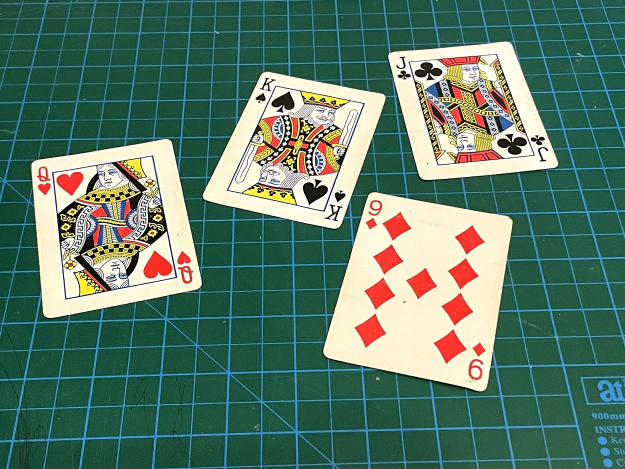
//> input picture Virtual Painter/Resources/cards.jpg, 1250 x 938 px, given in place of the camera (shown at 1/2 size)
$ ./hands-painter   (built with g++ and OpenCV 4)
//> lines starting //> are read from the running program, lines starting //| are printed output that depends on the picture
#include <opencv2/imgcodecs.hpp>
#include <opencv2/highgui.hpp>
#include <opencv2/imgproc.hpp>
#include <iostream>
#include <deque>
using namespace cv;
using namespace std;

/// <summary>
/// /////////////////////// Virtual Painter //////////////////////////////
/// </summary>

int hmin = 0, smin = 0, vmin = 0;
int hmax = 179, smax = 255, vmax = 255;
vector<vector<int>> newPoints; //to storer all points
Mat imgGray, imgBlur, imgCanny, imgDil;

// Color Values
//hmin, smin, vmin, hmax, smax, vmax
/*vector<vector<int>> myColors{{57, 102, 123, 95, 199, 156},//Green
							  {0, 179, 156, 10, 255, 186},//Orange
							  {111, 138, 43, 124, 255, 255},//Blue
							  {75, 0, 66, 106, 154, 186}//eraser
};*/

vector<Scalar> myColorvalues{	{255,0,0},//Blue
								{0,255,0},//Green
								{0,0,255},//Red
								{0,255,255},//Yellow
							};
int colorIndex = 0;


int getMaxAreaContourId(vector <vector<cv::Point>> contours) {
	double maxArea = 0;
	int maxAreaContourId = -1;
	for (int j = 0; j < contours.size(); j++) {
		double newArea = cv::contourArea(contours.at(j));
		if (newArea > maxArea) {
			maxArea = newArea;
			maxAreaContourId = j;
		} // End if
	} // End for
	return maxAreaContourId;
} // End function

void main() {

	//Creating the trackbars needed for adjusting the marker color
	namedWindow("Color detectors", (700, 200));
	createTrackbar("Upper Hue", "Color detectors", &hmin, 179);
	createTrackbar("Upper Saturation", "Color detectors", &hmax, 179);
	createTrackbar("Upper Value", "Color detectors", &smin, 179);
	createTrackbar("Lower Hue", "Color detectors", &smax, 255);
	createTrackbar("Lower Saturation", "Color detectors", &vmin, 179);
	createTrackbar("Lower Value", "Color detectors", &hmax, 255);

	//Giving different arrays to handle color points of different colour
	vector<Point> bpoints;
	vector<Point> gpoints;
	vector<Point> rpoints;
	vector<Point> ypoints;

	//These indexes will be used to mark the points in particular arrays of specific colour
	auto blue_index = 0;
	int	green_index = 0;
	int	red_index = 0;
	int	yellow_index = 0;

	Mat kernel = getStructuringElement(MORPH_RECT, Size(5, 5));

	//Here is code for Canvas setup
	Mat paintWindow(300, 500, CV_8UC3, Scalar(471, 636, 3));// +255;

	//rectangle(paintWindow, Point(40,1), Point(140,65), Scalar(0, 255, 0), 5);
	rectangle(paintWindow, Point(40, 1), Point(140, 65), (0, 0, 0), 2);
	rectangle(paintWindow, Point(160, 1), Point(255, 65), myColorvalues[0], -1);
	rectangle(paintWindow, Point(275, 1), Point(370, 65), myColorvalues[1], -1);
	rectangle(paintWindow, Point(390, 1), Point(485, 65), myColorvalues[2], -1);
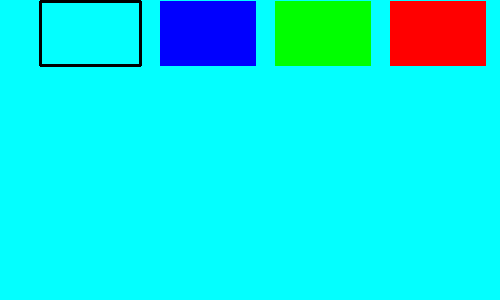
//> paintWindow: 300 rows x 500 cols, CV_8UC3; mean B, G, R 232.1, 232.1, 13.2
	rectangle(paintWindow, Point(505, 1), Point(600, 65), myColorvalues[3], -1);

	//putText(img, objectType, { boundRect[i].x,boundRect[i].y }, FONT_HERSHEY_PLAIN, 1, Scalar(0, 69, 255), 1);
	putText(paintWindow, "CLEAR", Point(49, 33), FONT_HERSHEY_SIMPLEX, 0.5, (0, 0, 0), 2, LINE_AA);
	putText(paintWindow, "BLUE", Point(185, 33), FONT_HERSHEY_SIMPLEX, 0.5, (255, 255, 255), 2, LINE_AA);
	putText(paintWindow, "GREEN", Point(298, 33), FONT_HERSHEY_SIMPLEX, 0.5, (255, 255, 255), 2, LINE_AA);
	putText(paintWindow, "RED", Point(420, 33), FONT_HERSHEY_SIMPLEX, 0.5, (255, 255, 255), 2, LINE_AA);
	putText(paintWindow, "YELLOW", Point(520, 33), FONT_HERSHEY_SIMPLEX, 0.5, (150, 150, 150), 2, LINE_AA);
	namedWindow("Paint", WINDOW_AUTOSIZE);

	//Loading the default webcam of PC.
	VideoCapture cap(0);

	Mat frame, ret;
	while (true) {
		Mat hsv, Mask;
		// Reading the frame from the camera
		cap.read(frame);
//> frame is the input picture: 938 rows x 1250 cols, CV_8UC3; mean B, G, R 104.7, 121.3, 89.3
		cap.read(ret);

		/*//The kernel to be used for dilation purpose

		cvtColor(img, imgGray, COLOR_BGR2GRAY);
		GaussianBlur(img, imgBlur, Size(7, 7), 7, 3);
		Canny(imgBlur, imgCanny, 15, 17);
		Mat kernel = getStructuringElement(MORPH_RECT, Size(5, 5));
		dilate(imgCanny, imgDil, kernel);*/

		// Flipping the frame to see same side of yours
		flip(frame, frame, 1);
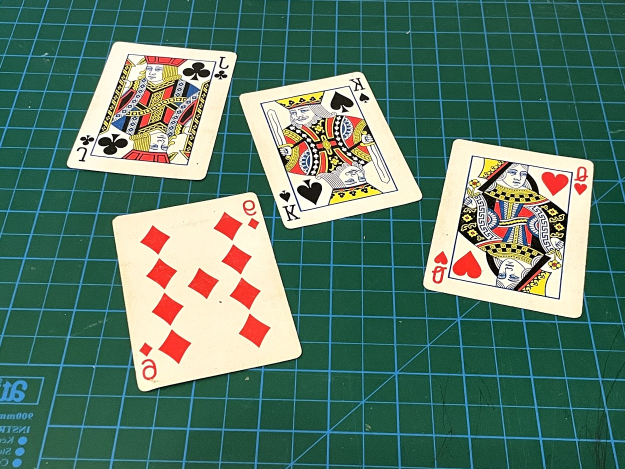
//> frame: 938 rows x 1250 cols, CV_8UC3 (shown at 1/2 size); mean B, G, R 104.7, 121.3, 89.3
		//cvtColor(img, imgHSV, COLOR_BGR2HSV);
		cvtColor(frame, hsv, COLOR_BGR2HSV, 0);
//> hsv: 938 rows x 1250 cols, CV_8UC3; mean H, S, V 66.1, 135.8, 130
		int u_hue = getTrackbarPos("Upper Hue", "Color detectors");
		int u_saturation = getTrackbarPos("Upper Saturation", "Color detectors");
		int u_value = getTrackbarPos("Upper Value", "Color detectors");
		int l_hue = getTrackbarPos("Lower Hue", "Color detectors");
		int l_saturation = getTrackbarPos("Lower Saturation", "Color detectors");
		int l_value = getTrackbarPos("Lower Value", "Color detectors");
		Scalar lower(l_hue, l_saturation, l_value);
		Scalar upper(u_hue, u_saturation, u_value);


		//inRange(imgHSV, lower, upper, Mask);

		// Adding the colour buttons to the live frame for colour access
		rectangle(frame, Point(40, 1), Point(140, 65), (122, 122, 122), -1);
		rectangle(frame, Point(160, 1), Point(255, 65), myColorvalues[0], -1);
		rectangle(frame, Point(275, 1), Point(370, 65), myColorvalues[1], -1);
		rectangle(frame, Point(390, 1), Point(485, 65), myColorvalues[2], -1);
		rectangle(frame, Point(505, 1), Point(600, 65), myColorvalues[3], -1);

		putText(frame, "CLEAR ALL", Point(49, 33), FONT_HERSHEY_SIMPLEX, 0.5, (255, 255, 255), 2, LINE_AA);
		putText(frame, "BLUE", Point(185, 33), FONT_HERSHEY_SIMPLEX, 0.5, (255, 255, 255), 2, LINE_AA);
		putText(frame, "GREEN", Point(298, 33), FONT_HERSHEY_SIMPLEX, 0.5, (255, 255, 255), 2, LINE_AA);
		putText(frame, "RED", Point(420, 33), FONT_HERSHEY_SIMPLEX, 0.5, (255, 255, 255), 2, LINE_AA);
//> frame: 938 rows x 1250 cols, CV_8UC3; mean B, G, R 104.8, 121.4, 90.9
		putText(frame, "YELLOW", Point(520, 33), FONT_HERSHEY_SIMPLEX, 0.5, (150, 150, 150), 2, LINE_AA);
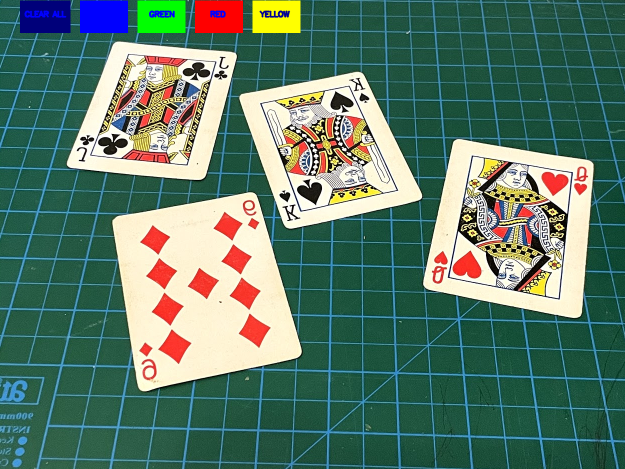
//> frame: 938 rows x 1250 cols, CV_8UC3 (shown at 1/2 size); mean B, G, R 104.9, 121.3, 90.8


		// Identifying the pointer by making its mask
		inRange(hsv, lower, upper, Mask);
//> Mask: 938 rows x 1250 cols, CV_8UC1; every value is 0
		//---------------------------------------------------
		erode(Mask, Mask, kernel); //,Point(), 1);

		morphologyEx(Mask, Mask, MORPH_OPEN, kernel);

		dilate(Mask, Mask, kernel);//, Point(), 1);

		// Find contours for the pointer after idetifying it
		//
		//findContours(imgDil, contours, hierachy, RETR_EXTERNAL, CHAIN_APPROX_SIMPLE);
		vector<vector<Point>> contours;
		vector<Vec4i> hierachy;
		vector<Point> center;

		findContours(Mask, contours, hierachy, RETR_EXTERNAL, CHAIN_APPROX_SIMPLE);
//> contours = 0 contours

		// If the contours are formed

		if (contours.size() > 0) {

			//sorting the contours to find biggest
			vector<Point> biggest{ contours.at(getMaxAreaContourId(contours)) };

			//Get the radius of the enclosing circle around the found contour
			Point2f center;
			float radius = 0;
			minEnclosingCircle(biggest, center, radius);

			// Draw the circle around the contour
			circle(frame, center, cvRound(radius), Scalar(0, 255, 255), 2, LINE_AA);

			// Calculating the center of the detected contour
			Moments M = moments(biggest);

			//center = (int(M['m10'] / M['m00']), int(M['m01'] / M['m00']));

			center = Point2f(static_cast<float>(M.m10 / (M.m00 + 1e-5)),
				static_cast<float>(M.m01 / (M.m00 + 1e-5)));


			// Now checking if the user wants to click on any button above the screen
			if (center.y <= 65) {
				if (40 <= center.x <= 140) {
					// Clear Button
					bpoints.clear();
					gpoints.clear();
					rpoints.clear();
					ypoints.clear();

					blue_index = 0;
					green_index = 0;
					red_index = 0;
					yellow_index = 0;

					paintWindow = (300, 500, CV_8UC3, Scalar(471, 636, 3));
				}
				else if (160 <= center.x <= 255) {
					colorIndex = 0; //Blue
				}
				else if (275 <= center.x <= 370) {
					colorIndex = 1;//Green
				}
				else if (390 <= center.x <= 485) {
					colorIndex = 2; //Red
				}
				else if (505 <= center.x <= 600) {
					colorIndex = 3; //Yellow
				}
			} else {
				//vector<int>  parth = {10, 20, 30};
				//auto np = 0;
				if (colorIndex == 0) {
					bpoints.insert(bpoints.begin() + blue_index, center);
				}
				else if (colorIndex == 1) {
					gpoints.insert(gpoints.begin() + green_index, center);
					//gpoints[green_index].appendleft(center);
				}
				else if (colorIndex == 2) {
					rpoints.insert(rpoints.begin() + red_index, center);
					//rpoints[red_index].appendleft(center);
				}
				else if (colorIndex == 3) {
					ypoints.insert(ypoints.begin() + yellow_index, center);
					//ypoints[yellow_index].appendleft(center);
				}
			}

		}
		else {//-------------------------------------------------------
			// Append the next deques when nothing is detected to avois messing up
			//bpoints.push_back();
			blue_index += 1;
			//gpoints.append(deque(maxlen = 512));
			green_index += 1;
			//rpoints.append(deque(maxlen = 512));
			red_index += 1;
			//ypoints.append(deque(maxlen = 512));
			yellow_index += 1;
		}

		//-------------------------------------------------------------
		// # Draw lines of all the colors on the canvas and frame
		//	vector<Point> bpoints;
		// {
		//	{
		//		(),(),()
		//	},
		//	{
		//		(),(),()
		//	}
		//}
		vector<int> parth;
		vector<int> parth2;
		vector<int> parth3;
//> (the run ends here: the program crashes, at `parth[0] = 1;`)
